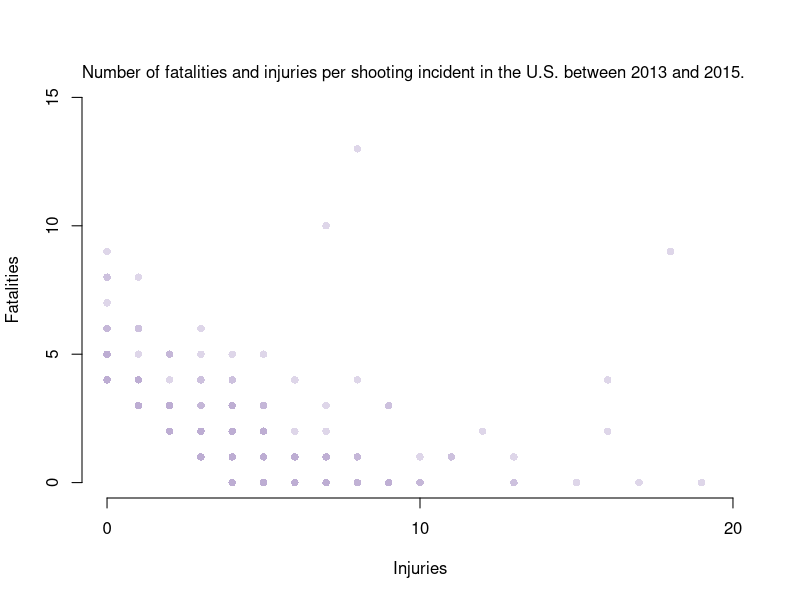
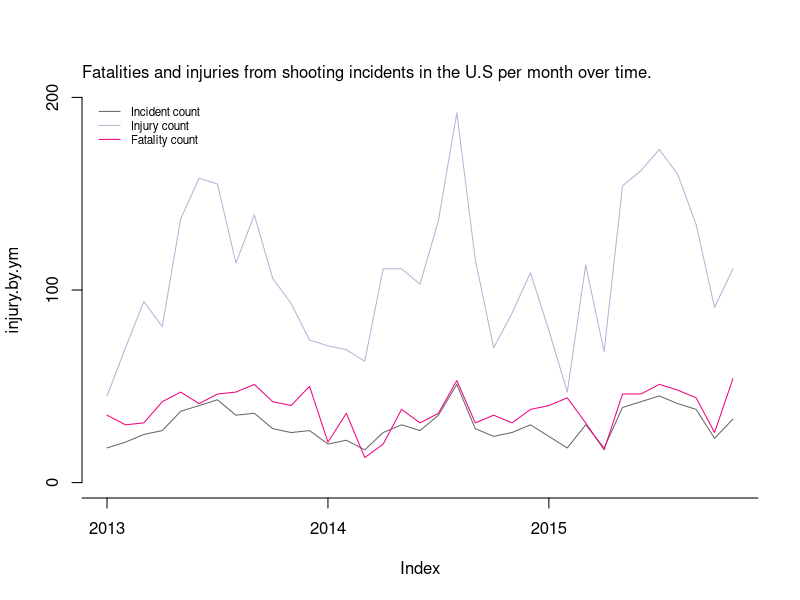
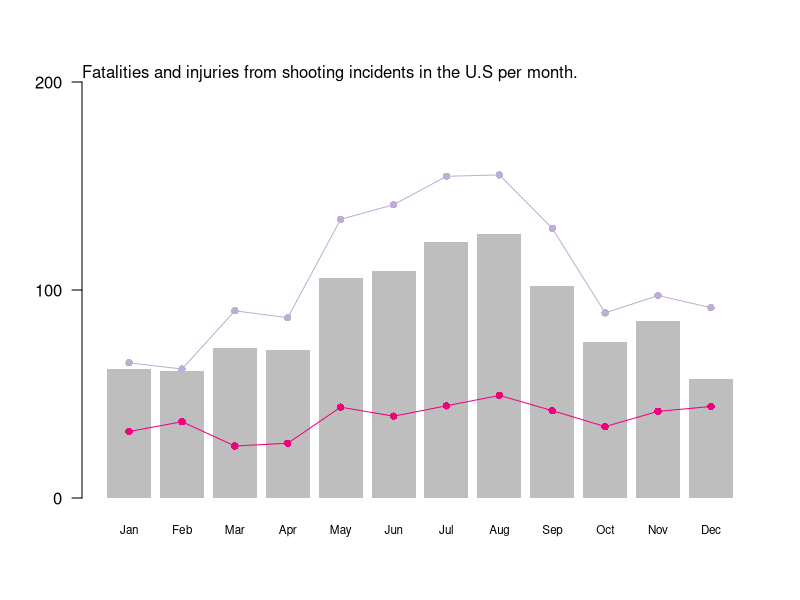
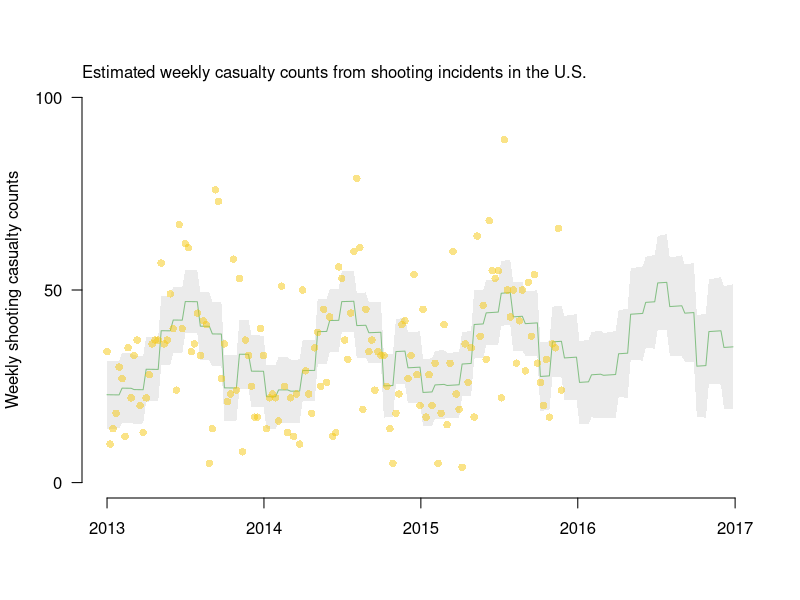
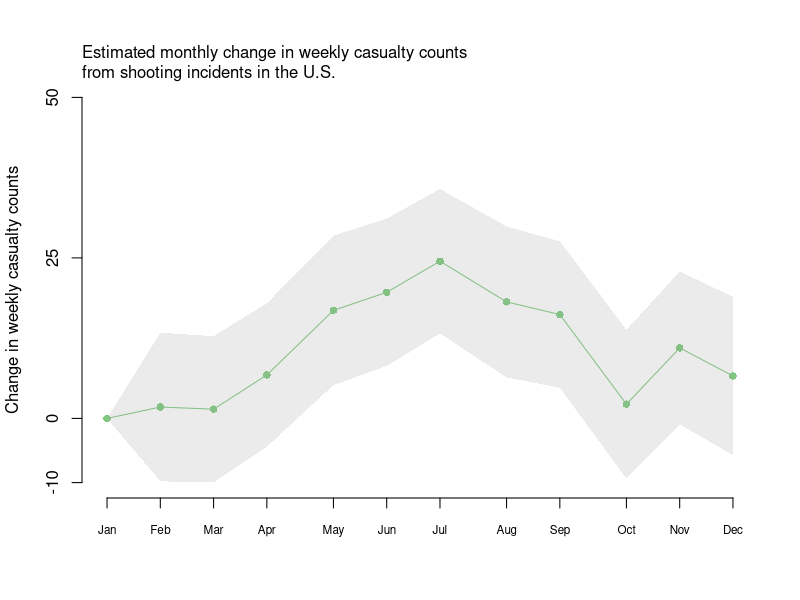
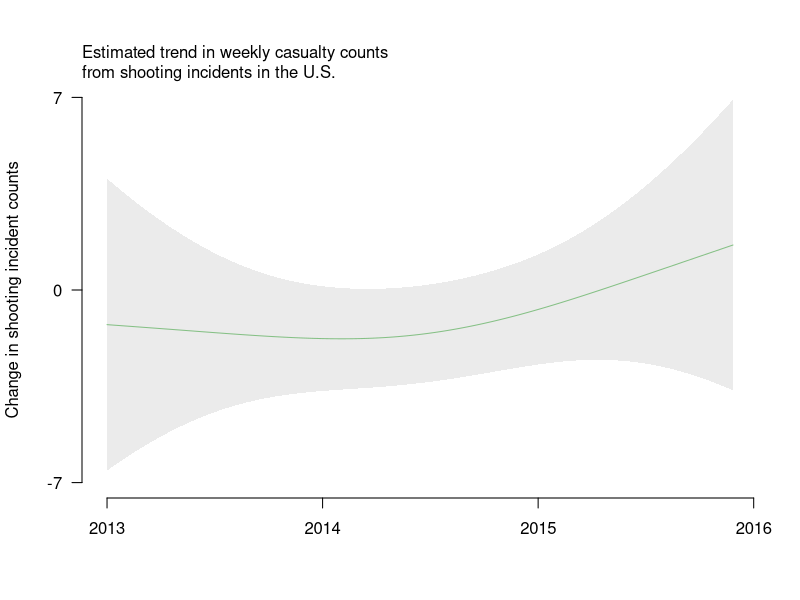

Here is the R script that generated these plots, in order:
## ---- chunk 1
library(knitr)
library(kableExtra)
library(RColorBrewer)
library(scales)
palette(brewer.pal(8, 'Accent'))
## ---- chunk 2
TRUE + 3 # TRUE evaluates to 1; FALSE to 0
## ---- chunk 3
c(1,FALSE,0.5)
c(1,FALSE,'a')[2]
## ---- chunk 4
matrix(
  c(1:9),
  nrow=3, ncol=3,
  byrow=TRUE
)
## ---- chunk 5
list.w.vector <- list(
  1.5,TRUE,'a',a=c(1:5))
list.w.vector[[3]]
list.w.vector$a[1]
## ---- chunk 6
df <- data.frame(
  ALPHABET=letters[1:4],
  INTEGER=c(1:4),
  SQRT=sqrt(c(1:4)),
  GUESSME=c(TRUE,1.2,'0',NA)
)
## ---- chunk 7
df %>%
  kable(align = 'lcccr', digits=3) %>%
  kable_styling(
    full_width = TRUE
  )
## ---- chunk 8
?help
## ---- chunk 9
sum(1:4)
sapply(df$INTEGER, function(x) { if(x>2) x else -1 })
## ---- chunk 10
df <- read.csv('data/shooting-usa.csv')
## ---- chunk 11
head(df) %>%
  kable(align = 'rccl') %>%
  kable_styling(
    full_width = TRUE
  )
## ---- chunk 12
head(df)
## ---- chunk 13
dim(df)
## ---- chunk 14
str(df)
## ---- chunk 15
summary(df)
## ---- chunk 16
df$Location <- as.character(df$Location)
df$Date <- as.Date(df$Date, '%m/%d/%Y')
str(df)
## ---- chunk 17
df$Year <- as.numeric(format(df$Date,'%Y'))
df$Month <- months(df$Date)
df$Week.Day <- weekdays(df$Date)
df$Date.Ind <- julian(df$Date, as.Date('2013-01-01'))
head(df[c('Date', 'Year', 'Month', 'Week.Day', 'Date.Ind')])
## ---- chunk 18
df$Month <- factor(
  df$Month, 
  c('January', 'February', 'March', 'April', 'May', 'June',
    'July', 'August', 'September', 'October', 'November', 'December'))
df$Week.Day <- factor(
  df$Week.Day, c('Sunday', 'Monday', 'Tuesday', 
                 'Wednesday', 'Thursday', 'Friday', 'Saturday'))
## ---- chunk 19
head(df$Location)
## ---- chunk 20
df$State <- sub('.*, ?', '', df$Location)
unique(df$State)
## ---- chunk 21
df$State <- toupper(df$State)
df$State[grep('D.?C.?', df$State)] <- 'DC'
df$State[grep('ILLINOIS', df$State)] <- 'IL'
df$State[grep('KANSAS', df$State)] <- 'KS'
df$State[grep('LOUISIANA', df$State)] <- 'LA'
df$State[grep('PUERTO', df$State)] <- 'PR'
df$State[grep('TENNESSEE', df$State)] <- 'TN'
sort(unique(df$State))
## ---- chunk 22
par(bg=NA) # transparent background for presentation.
plot(df$Injured, df$Dead, 
     col=alpha(brewer.pal(8, 'Accent')[2], 0.5),
     pch=16, axes=FALSE, xlim=c(0,20), ylim=c(0,15),
     xlab='Injuries', ylab='Fatalities')
axis(1, c(0, 10, 20))
axis(2, c(0, 5, 10, 15))
mtext('Number of fatalities and injuries per shooting incident in the U.S. between 2013 and 2015.', adj=0)
## ---- chunk 23
# sum by month
df$Year.Month <- format(df$Date,'%Y-%m')
incident.by.ym <- table(df$Year.Month)
injury.by.ym <- tapply(df$Injured, df$Year.Month, sum)
dead.by.ym <- tapply(df$Dead, df$Year.Month, sum)
# plot
par(bg=NA)
plot(injury.by.ym, col=2, type='l', ylim=c(0,200), axes=FALSE)
lines(c(incident.by.ym), col=8)
lines(dead.by.ym, col=6)
axis(1, c(-5, 1, 13, 25, 37, 50), c('','2013', '2014', '2015', '2016', ''))
axis(2, c(0, 100, 200))
legend(
  0, 200, c('Incident count', 'Injury count', 'Fatality count'),
  bty='n', col=c(8, 2, 6), lty=1, cex=0.7)
mtext('Fatalities and injuries from shooting incidents in the U.S per month over time.',
      adj=0)
## ---- chunk 24
par(bg=NA)
xc <- barplot(table(df$Month), border=NA, 
              names.arg=substr(levels(df$Month),0,3),
              cex.names=0.7, ylim=c(0,200), axes=FALSE)
lines(xc, tapply(df$Injured, df$Month, sum)/c(rep(3,11),2), col=2)
points(xc, tapply(df$Injured, df$Month, sum)/c(rep(3,11),2), pch=16, col=2)
lines(xc, tapply(df$Dead, df$Month, sum)/c(rep(3,11),2), col=6)
points(xc, tapply(df$Dead, df$Month, sum)/c(rep(3,11),2), pch=16, col=6)
axis(2, c(0, 100, 200), las=2)
mtext('Fatalities and injuries from shooting incidents in the U.S per month.',
      adj=0)
## ---- chunk 25
library(mgcv)
df$Casualty <- df$Injured + df$Dead
df$Week.Ind <- floor(
  julian(df$Date, as.Date('2013-01-01'))/7
)
df.week <- aggregate(df$Casualty, list(Week=df$Week.Ind), sum)
names(df.week) <- c('Week', 'Count')
df.week$Date <- as.Date(as.POSIXct(
  df.week$Week*7*24*60*60, origin = "2013-01-01", tz="UTC"))
df.week$Month <- factor(
  months(df.week$Date), 
  c('January', 'February', 'March', 'April', 'May', 'June',
    'July', 'August', 'September', 'October', 'November', 'December'))
fitted <- gam(Count ~ s(Week) + Month, data=df.week)
## ---- chunk 26
par(bg=NA)
week.seq <- data.frame(
  Date=seq(min(df$Date), as.Date('2017-01-01'), by='week'))
week.seq$Week <- floor(julian(week.seq$Date, as.Date('2013-01-01'))/7)
week.seq$Month <- factor(
  months(week.seq$Date), 
  c('January', 'February', 'March', 'April', 'May', 'June',
    'July', 'August', 'September', 'October', 'November', 'December'))
week.pred <- predict.gam(fitted, week.seq, se.fit=TRUE)
week.seq$fit <- week.pred$fit
week.seq$lwr <- week.pred$fit - qnorm(0.975)*week.pred$se.fit
week.seq$upr <- week.pred$fit + qnorm(0.975)*week.pred$se.fit
# plot time trend
plot(week.seq$Week, week.seq$fit, col=1, type='l',
     xlab='', ylab='Weekly shooting casualty counts', 
     axes=FALSE, ylim=c(0,100))
# shade 95% CI
polygon(c(rev(week.seq$Week), week.seq$Week),
        c(rev(week.seq$lwr), week.seq$upr),
        border=NA, col=alpha(8, 0.2))
points(df.week$Week, df.week$Count, pch=16, col=alpha(7, 0.5))
axis(1, julian(
  as.Date(c(
    '2013-01-01', '2014-01-01', '2015-01-01', '2016-01-01',
    '2017-01-01')), 
  as.Date('2013-01-01'))/7, 
  labels=c('2013', '2014', '2015', '2016', '2017'))
axis(2, c(0, 50, 100), las=2)
mtext('Estimated weekly casualty counts from shooting incidents in the U.S.', 
      adj=0)
## ---- chunk 27
par(bg=NA)
month.seq <- data.frame(
  Date = seq(as.Date('2013-01-01'), by='months', length.out=12))
month.seq$Week <- floor(julian(
  month.seq$Date, as.Date('2013-01-01'))/7)
month.seq$Month <- factor(
  months(month.seq$Date), 
  c('January', 'February', 'March', 'April', 'May', 'June',
    'July', 'August', 'September', 'October', 'November', 'December'))
month.pred <- predict.gam(fitted, month.seq, se.fit=TRUE, type='terms', terms='Month')
month.seq$fit <- month.pred$fit
month.seq$lwr <- month.pred$fit - qnorm(0.975)*month.pred$se.fit
month.seq$upr <- month.pred$fit + qnorm(0.975)*month.pred$se.fit
# plot seasonality
plot(month.seq$Week, month.seq$fit, col=1, pch=16,
     xlab='', ylab='Change in weekly casualty counts',
     ylim=c(-10, 50), axes=FALSE)
lines(month.seq$Week, month.seq$fit, col=1)
# shade 95% CI
polygon(c(rev(month.seq$Week), month.seq$Week),
        c(rev(month.seq$lwr), month.seq$upr),
        border=NA, col=alpha(8, 0.2))
axis(1, month.seq$Week, labels=substr(month.seq$Month,0,3), cex.axis=0.7)
axis(2, c(-10, 0, 25, 50))
mtext('Estimated monthly change in weekly casualty counts\nfrom shooting incidents in the U.S.', adj=0)
## ---- chunk 28
par(bg=NA)
week.seq <- data.frame(
  Date=seq(min(df$Date), max(df$Date), by='week'))
week.seq$Week <- julian(week.seq$Date, as.Date('2013-01-01'))/7
week.seq$Month <- factor(
  months(week.seq$Date), 
  c('January', 'February', 'March', 'April', 'May', 'June',
    'July', 'August', 'September', 'October', 'November', 'December'))
week.pred <- predict.gam(fitted, week.seq, se.fit=TRUE,
                       type='terms', terms='s(Week)')
week.seq$fit <- week.pred$fit + min(week.pred$fit)
week.seq$lwr <- week.pred$fit + min(week.pred$fit) - qnorm(0.975)*week.pred$se.fit
week.seq$upr <- week.pred$fit + min(week.pred$fit) + qnorm(0.975)*week.pred$se.fit
# plot time trend
plot(week.seq$Week, week.seq$fit, col=1, type='l',
     xlab='', ylab='Change in shooting incident counts',
     axes=FALSE, ylim=c(-7, 7))
# shade 95% CI
polygon(c(rev(week.seq$Week), week.seq$Week),
        c(rev(week.seq$lwr), week.seq$upr),
        border=NA, col=alpha(8, 0.2))
axis(1, floor(julian(
  as.Date(c('2013-01-01', '2014-01-01', '2015-01-01', '2016-01-01')), 
  as.Date('2013-01-01'))/7), 
  labels=c('2013', '2014', '2015', '2016'))
axis(2, c(-7, 0, 7), las=2)
mtext('Estimated trend in weekly casualty counts\nfrom shooting incidents in the U.S.', 
      adj=0)
